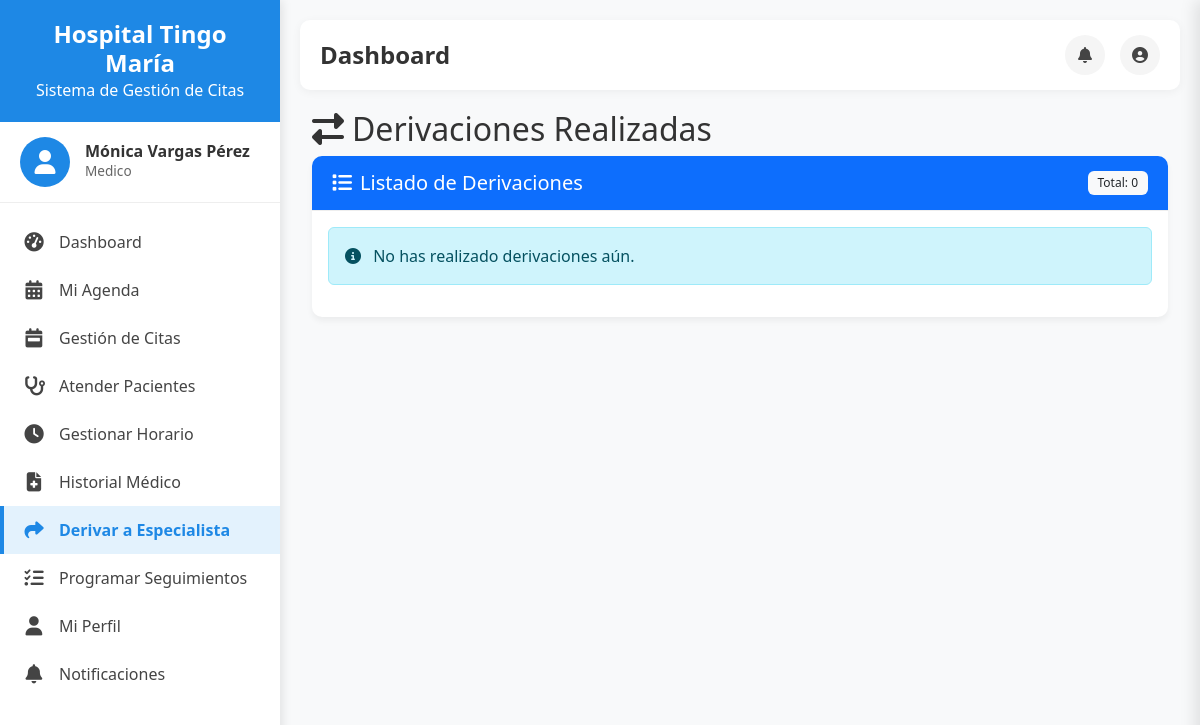
Page /derivaciones/ (signed in) on the earlier database version.
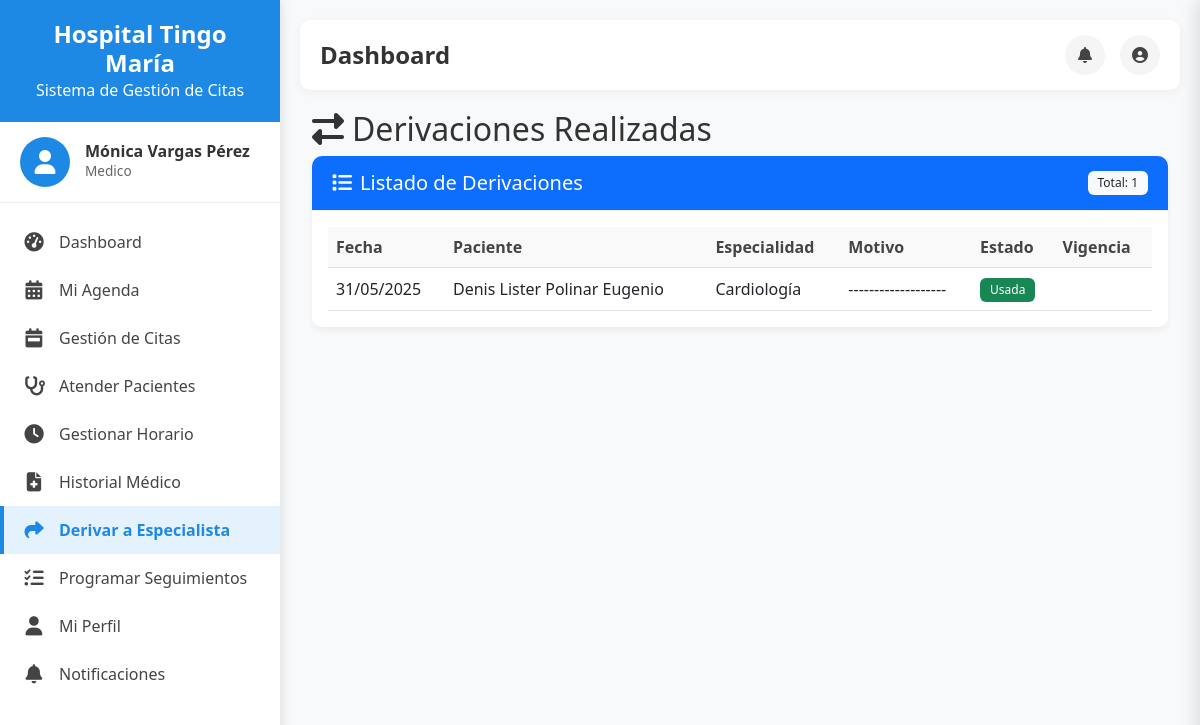
Same page on the later database version.
### core/models.py (models this page shows, shortened)
class Derivacion(models.Model):
    paciente = models.ForeignKey(Paciente, on_delete=models.CASCADE, related_name='derivaciones')
    medico_origen = models.ForeignKey(Medico, on_delete=models.CASCADE, related_name='derivaciones_realizadas')
    especialidad_destino = models.ForeignKey(Especialidad, on_delete=models.CASCADE, related_name='derivaciones_recibidas')
    fecha_derivacion = models.DateField(auto_now_add=True)
    motivo = models.TextField()
    vigencia_dias = models.PositiveIntegerField(default=30)
    estado = models.CharField(max_length=15, choices=ESTADO_DERIVACION_CHOICES, default='pendiente')
    cita_agendada = models.BooleanField(default=False)
    class Meta:
        verbose_name = 'Derivación'
        verbose_name_plural = 'Derivaciones'

class Paciente(models.Model):
    usuario = models.OneToOneField(Usuario, on_delete=models.CASCADE, related_name='paciente')
    representante = models.ForeignKey(Usuario, on_delete=models.SET_NULL, null=True, blank=True, related_name='representados')
    faltas_consecutivas = models.PositiveIntegerField(default=0)
    estado_reserva = models.CharField(max_length=20, choices=ESTADO_RESERVA_CHOICES, default='activo')
    class Meta:
        verbose_name = 'Paciente'
        verbose_name_plural = 'Pacientes'

class Usuario(AbstractUser):
    nombres = models.CharField(max_length=100, blank=True)
    apellidos = models.CharField(max_length=100, blank=True)
    dni = models.CharField(max_length=8, unique=True, null=True, blank=True)
    telefono = models.CharField(max_length=15, blank=True)
    direccion = models.TextField(blank=True)
    fecha_nacimiento = models.DateField(null=True, blank=True)
    sexo = models.CharField(max_length=1, choices=SEXO_CHOICES, blank=True)
    rol = models.ForeignKey(Rol, on_delete=models.SET_NULL, null=True, related_name='usuarios')
    foto_perfil = models.ImageField(upload_to='fotos_perfil/', null=True, blank=True)
    class Meta:
        verbose_name = 'Usuario'
        verbose_name_plural = 'Usuarios'

class Especialidad(models.Model):
    nombre = models.CharField(max_length=100)
    descripcion = models.TextField(blank=True)
    acceso_directo = models.BooleanField(default=False, help_text='Si puede ser agendada sin derivación previa')
    class Meta:
        verbose_name = 'Especialidad'
        verbose_name_plural = 'Especialidades'

### core/views_medico_atencion.py (the view)
# urls.py: path('derivaciones/', views_medico_atencion.ver_derivaciones, name='ver_derivaciones'),
@login_required
def ver_derivaciones(request):
    if not hasattr(request.user, 'medico'):
        messages.error(request, "No tienes permisos para acceder a esta página.")
        return redirect('dashboard')
    derivaciones = Derivacion.objects.filter(
        medico_origen=request.user.medico
    ).order_by('-fecha_derivacion')
    return render(request, 'medico/ver_derivaciones.html', {
        'derivaciones': derivaciones,
    })

### core/templatetags/notification_filters.py (called while the page is built)
@register.filter
def get_notification_icon(tipo):
    iconos = {
        'confirmacion': 'check-circle',
        'recordatorio': 'clock',
        'cancelacion': 'times-circle',
        'advertencia': 'exclamation-triangle',
        'informacion': 'info-circle'
    }
    return iconos.get(tipo, 'bell')

### templates/medico/ver_derivaciones.html (shortened to what this page needs)
{% extends 'dashboard/base_dashboard.html' %}
{% load static %}
{% block content %}
    <div class="container-fluid">
            <div class="content-header">
                <h2><i class="fas fa-exchange-alt me-2"></i>Derivaciones Realizadas</h2>
            </div>
            <div class="card">
                <div class="card-header bg-primary text-white">
                    <div class="d-flex justify-content-between align-items-center">
                        <h5 class="mb-0"><i class="fas fa-list me-2"></i>Listado de Derivaciones</h5>
                        <span class="badge bg-light text-dark">Total: {{ derivaciones.count }}</span>
                    </div>
                </div>
                <div class="card-body">
                    {% if derivaciones %}
                        <div class="table-responsive">
                            <table class="table table-hover">
                                <thead class="table-light">
                                    <tr>
                                        <th>Fecha</th>
                                        <th>Paciente</th>
                                        <th>Especialidad</th>
                                        <th>Motivo</th>
                                        <th>Estado</th>
                                        <th>Vigencia</th>
                                    </tr>
                                </thead>
                                <tbody>
                                    {% for derivacion in derivaciones %}
                                        <tr>
                                            <td>{{ derivacion.fecha_derivacion|date:"d/m/Y" }}</td>
                                            <td>{{ derivacion.paciente.usuario.nombres }} {{ derivacion.paciente.usuario.apellidos }}</td>
                                            <td>{{ derivacion.especialidad_destino.nombre }}</td>
                                            <td>{{ derivacion.motivo|truncatechars:50 }}</td>
                                            <td>
                                                {% if derivacion.estado == 'pendiente' %}
                                                    <span class="badge bg-warning">Pendiente</span>
                                                {% elif derivacion.estado == 'usada' %}
                                                    <span class="badge bg-success">Usada</span>
                                                {% elif derivacion.estado == 'vencida' %}
                                                    <span class="badge bg-danger">Vencida</span>
                                                {% endif %}
                                            </td>
                                            <td>
                                            </td>
                                        </tr>
                                    {% endfor %}
                                </tbody>
                            </table>
                        </div>
                    {% else %}
                        <div class="alert alert-info">
                            <i class="fas fa-info-circle me-2"></i>
                            No has realizado derivaciones aún.
                        </div>
                    {% endif %}
                </div>
            </div>
        </div>
{% endblock %}

Differences in the rows shown:
added Derivacion: fecha_derivacion "31/05/2025", paciente.usuario.nombres "Denis Lister", paciente.usuario.apellidos "Polinar Eugenio", especialidad_destino.nombre "Cardiología", motivo "-------------------", estado "Usada"
Other differences:
{{ derivaciones.count }}: "0" → "1"
text no longer shown: "No has realizado derivaciones aún."
text now shown: "Fecha Paciente Especialidad Motivo Estado Vigencia"
